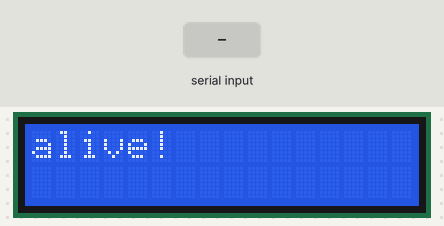
A sketch run on a simulated Arduino Uno, built with avr-gcc and run on an emulated ATmega328P. Parts: 16×2 character LCD. The test bench sets the inputs (shaded band).

Above: at 1.2 s.
1.3 s: "liiku" received over Serial
At 2.7 s:
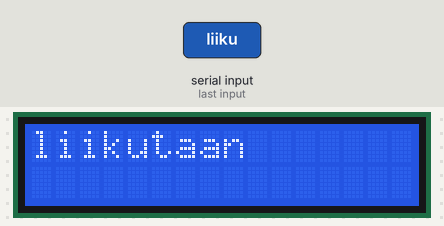
3.8 s: "pakita" received over Serial
At 5.9 s:
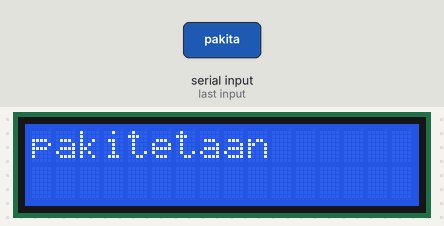
6.3 s: "kaanny" received over Serial
At 7.8 s:
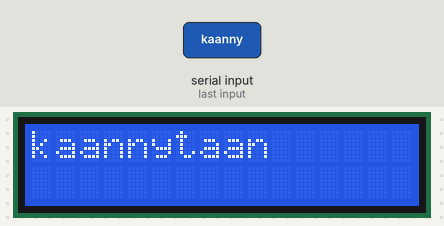
8.8 s: "pysahdy" received over Serial
At 10.9 s:
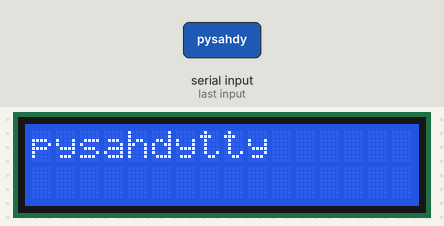
Timing chart, 0 to 12.3 s (numbered marks = the images above; inputs shaded):
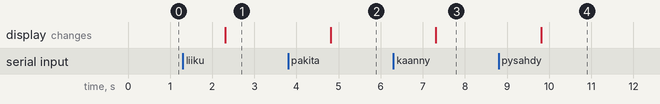

Measured:
- after the input at 1.3 s, the display: changes after 1.0 s (image 1)
- after the input at 3.8 s, the display: changes after 1.0 s (image 2)
- after the input at 6.3 s, the display: changes after 1.0 s (image 3)
- after the input at 8.8 s, the display: changes after 1.0 s (image 4)

The sketch:

Link_Test1.ino
```cpp
#include <LiquidCrystal.h>

// initialize the library with the numbers of the interface pins
LiquidCrystal lcd(8, 9, 4, 5, 6, 7);

String state = "alive!";
String oldState = state;


void setup() {
  // Begin serial connection
  Serial.begin(9600);


  // set up the LCD's number of columns and rows:
  lcd.begin(16, 2);
  // Print a message to the LCD.
 // lcd.print("hello, world!");
}

void loop() {

    oldState = state;

    String command = listenCommand();


    evaluateCommand(command);

    // clear lcd if state changes
    if (oldState != state) {
      lcd.clear();
    }

    lcd.setCursor(0, 0);
    lcd.print(state);

  /*  if (command != "no command"){
      lcd.clear();
      lcd.setCursor(0, 1);
      lcd.print(command);

      Serial.print(command);
    } */


}


// command listener method
String listenCommand() {
  if (Serial.available() > 0) {
    String c = Serial.readString();
    return c;
  } else return "no command";

}


// return state via serial
void tellState() {
  Serial.println(state);
}

// evaluate command
void evaluateCommand(String c){

  if (c == "liiku"){
    state = "liikutaan";
  }

  if (c == "pakita"){
    state = "pakitetaan";
  }

  if (c == "kaanny"){
    state = "kaannytaan";
  }

  if (c == "pysahdy"){
    state = "pysahdytty";
  }

  if (c == "tila"){
    tellState();
  }

}
```
